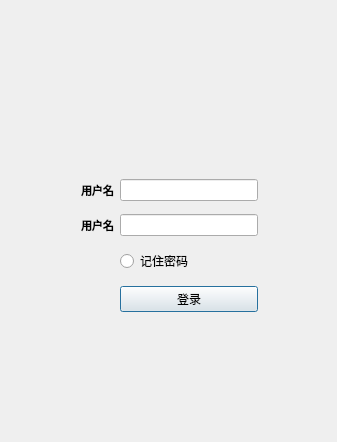
<?xml version="1.0" encoding="UTF-8"?>
<ui version="4.0">
 <class>Dialog</class>
 <widget class="QDialog" name="Dialog">
  <property name="geometry">
   <rect>
    <x>0</x>
    <y>0</y>
    <width>337</width>
    <height>442</height>
   </rect>
  </property>
  <property name="windowTitle">
   <string>Dialog</string>
  </property>
  <widget class="QLabel" name="label_3">
   <property name="geometry">
    <rect>
     <x>120</x>
     <y>80</y>
     <width>91</width>
     <height>81</height>
    </rect>
   </property>
   <property name="text">
    <string/>
   </property>
   <property name="pixmap">
    <pixmap>C:/Users/Administrator/Desktop/MainWindow_1.png</pixmap>
   </property>
   <property name="scaledContents">
    <bool>true</bool>
   </property>
  </widget>
  <widget class="QWidget" name="">
   <property name="geometry">
    <rect>
     <x>81</x>
     <y>172</y>
     <width>177</width>
     <height>151</height>
    </rect>
   </property>
   <layout class="QGridLayout" name="gridLayout">
    <item row="0" column="0">
     <widget class="QLabel" name="label">
      <property name="font">
       <font>
        <family>Cambria Math</family>
        <pointsize>8</pointsize>
        <weight>75</weight>
        <bold>true</bold>
       </font>
      </property>
      <property name="text">
       <string>用户名</string>
      </property>
     </widget>
    </item>
    <item row="0" column="1">
     <widget class="QLineEdit" name="lineEdit"/>
    </item>
    <item row="1" column="0">
     <widget class="QLabel" name="label_2">
      <property name="font">
       <font>
        <family>Cambria Math</family>
        <pointsize>8</pointsize>
        <weight>75</weight>
        <bold>true</bold>
       </font>
      </property>
      <property name="text">
       <string>用户名</string>
      </property>
     </widget>
    </item>
    <item row="1" column="1">
     <widget class="QLineEdit" name="lineEdit_2"/>
    </item>
    <item row="2" column="1">
     <widget class="QRadioButton" name="radioButton">
      <property name="text">
       <string>记住密码</string>
      </property>
     </widget>
    </item>
    <item row="3" column="1">
     <widget class="QPushButton" name="pushButton">
      <property name="text">
       <string>登录</string>
      </property>
     </widget>
    </item>
   </layout>
  </widget>
 </widget>
 <resources/>
 <connections/>
</ui>
